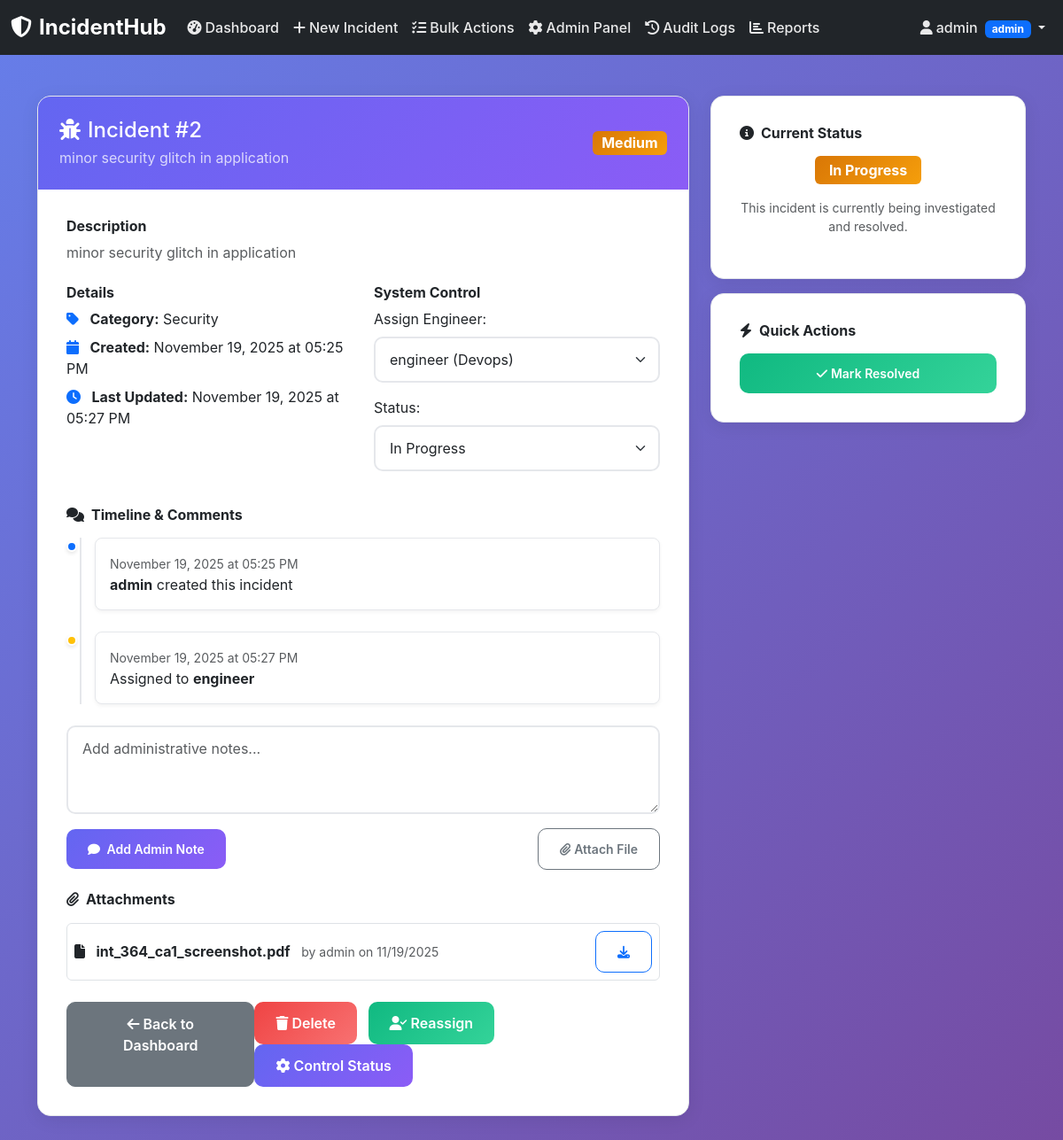
/incident/2 (signed in), run on the app's committed database.
### app.py (models this page shows, shortened)
class Incident(db.Model):
    id = db.Column(db.Integer, primary_key=True)
    title = db.Column(db.String(200), nullable=False)
    description = db.Column(db.Text, nullable=False)
    priority = db.Column(db.String(20), nullable=False)  # low, medium, high, critical
    severity = db.Column(db.String(20), nullable=False)  # low, medium, high, critical
    status = db.Column(db.String(20), nullable=False, default='open')  # open, in_progress, resolved, closed
    category = db.Column(db.String(50), nullable=False)
    created_by = db.Column(db.Integer, db.ForeignKey('user.id'), nullable=False)
    assigned_to = db.Column(db.Integer, db.ForeignKey('user.id'))
    created_at = db.Column(db.DateTime, default=datetime.utcnow)
    updated_at = db.Column(db.DateTime, default=datetime.utcnow, onupdate=datetime.utcnow)
    resolved_at = db.Column(db.DateTime)
    is_deleted = db.Column(db.Boolean, default=False)
    creator = db.relationship('User', foreign_keys=[created_by], backref='created_incidents')
    assignee = db.relationship('User', foreign_keys=[assigned_to], backref='assigned_incidents')

class User(db.Model):
    id = db.Column(db.Integer, primary_key=True)
    username = db.Column(db.String(80), unique=True, nullable=False)
    email = db.Column(db.String(120), unique=True, nullable=False)
    role = db.Column(db.String(20), nullable=False, default='reporter')  # admin, manager, engineer, reporter
    specialization = db.Column(db.String(50))  # devops, network, security, database, frontend, backend
    password_hash = db.Column(db.String(255), nullable=False)
    created_at = db.Column(db.DateTime, default=datetime.utcnow)
    is_active = db.Column(db.Boolean, default=True)
    permissions = db.Column(db.Text)  # JSON string of permissions

class Attachment(db.Model):
    id = db.Column(db.Integer, primary_key=True)
    incident_id = db.Column(db.Integer, db.ForeignKey('incident.id'), nullable=False)
    filename = db.Column(db.String(255), nullable=False)
    filepath = db.Column(db.String(500), nullable=False)
    uploaded_by = db.Column(db.Integer, db.ForeignKey('user.id'), nullable=False)
    uploaded_at = db.Column(db.DateTime, default=datetime.utcnow)
    file_size = db.Column(db.Integer)
    incident = db.relationship('Incident', backref='attachments')
    uploader = db.relationship('User', backref='uploads')

### app.py (the view)
@app.route('/incident/<int:id>')
@login_required
def view_incident(id):
    incident = Incident.query.filter_by(id=id, is_deleted=False).first_or_404()
    user = User.query.get(session['user_id'])
    if user.role == 'reporter' and incident.created_by != user.id:
        flash('Permission denied', 'error')
        return redirect(url_for('dashboard'))
    elif user.role == 'engineer' and incident.assigned_to != user.id and incident.created_by != user.id:
        flash('Permission denied', 'error')
        return redirect(url_for('dashboard'))
    users = User.query.filter_by(is_active=True).all()
    comments = Comment.query.filter_by(incident_id=id).order_by(Comment.created_at.asc()).all()
    work_logs = WorkLog.query.filter_by(incident_id=id).order_by(WorkLog.logged_at.desc()).all()
    attachments = Attachment.query.filter_by(incident_id=id).order_by(Attachment.uploaded_at.desc()).all()
    return render_template('incident_detail.html', incident=incident, users=users, comments=comments, work_logs=work_logs, attachments=attachments)

### templates/incident_detail.html (shortened to what this page needs)
{% extends "base.html" %}
{% block content %}
<div class="container">
    <div class="row">
        <div class="col-lg-8">
            <div class="content-card fade-in-up">
                <div class="content-header">
                    <div class="d-flex justify-content-between align-items-center">
                        <div>
                            <h4 class="mb-1">
                                <i class="fas fa-bug me-2"></i>Incident #{{ incident.id }}
                            </h4>
                            <p class="mb-0 opacity-75">{{ incident.title }}</p>
                        </div>
                        <span class="badge severity-{{ incident.severity }} fs-6">
                            {{ incident.severity.title() }}
                        </span>
                    </div>
                </div>
                <div class="content-body">
                    <div class="mb-4">
                        <h6 class="fw-bold mb-2">Description</h6>
                        <p class="text-muted">{{ incident.description }}</p>
                    </div>
                    <div class="row mb-4">
                        <div class="col-md-6">
                            <h6 class="fw-bold mb-2">Details</h6>
                            <ul class="list-unstyled">
                                <li class="mb-2">
                                    <i class="fas fa-tag me-2 text-primary"></i>
                                    <strong>Category:</strong> {{ incident.category.title() }}
                                </li>
                                <li class="mb-2">
                                    <i class="fas fa-calendar me-2 text-primary"></i>
                                    <strong>Created:</strong> {{ incident.created_at.strftime('%B %d, %Y at %I:%M %p') }}
                                </li>
                                <li class="mb-2">
                                    <i class="fas fa-clock me-2 text-primary"></i>
                                    <strong>Last Updated:</strong> {{ incident.updated_at.strftime('%B %d, %Y at %I:%M %p') }}
                                </li>
                            </ul>
                        </div>
                        <div class="col-md-6">
                            <h6 class="fw-bold mb-2">
                                {% if session.role == 'admin' %}System Control
                                {% elif session.role == 'manager' %}Management
                                {% elif session.role == 'engineer' %}Work Progress
                                {% else %}Status{% endif %}
                            </h6>
                            {% if session.role in ['admin', 'manager'] %}
                            <div class="mb-3">
                                <label class="form-label">Assign Engineer:</label>
                                <select class="form-select" id="assignSelect">
                                    {% for user in users %}
                                    {% if user.role == 'engineer' %}
                                    <option value="{{ user.id }}" {% if incident.assigned_to == user.id %}selected{% endif %}>
                                        {{ user.username }} {% if user.specialization %}({{ user.specialization.title() }}){% endif %}
                                    </option>
                                    {% endif %}
                                    {% endfor %}
                                </select>
                            </div>
                            {% endif %}
                            <div class="mb-3">
                                <label class="form-label">Status:</label>
                                {% if session.role == 'engineer' %}
                                <select class="form-select" id="statusSelect">
                                    <option value="in_progress" {% if incident.status == 'in_progress' %}selected{% endif %}>In Progress</option>
                                    <option value="resolved" {% if incident.status == 'resolved' %}selected{% endif %}>Resolved</option>
                                </select>
                                {% elif session.role in ['admin', 'manager'] %}
                                <select class="form-select" id="statusSelect">
                                    <option value="in_progress" {% if incident.status == 'in_progress' %}selected{% endif %}>In Progress</option>
                                </select>
                                {% else %}
                                <input type="text" class="form-control" value="{{ incident.status.replace('_', ' ').title() }}" readonly>
                                {% endif %}
                            </div>
                        </div>
                    </div>
                    <div class="mb-4">
                        <h6 class="fw-bold mb-3">
                            <i class="fas fa-comments me-2"></i>Timeline & Comments
                        </h6>
                        <div class="timeline mb-4">
                            <div class="timeline-item">
                                <div class="timeline-marker bg-primary"></div>
                                <div class="timeline-content">
                                    <small class="text-muted">{{ incident.created_at.strftime('%B %d, %Y at %I:%M %p') }}</small>
                                    <p class="mb-0"><strong>{{ incident.creator.username }}</strong> created this incident</p>
                                </div>
                            </div>
                            {% if incident.assigned_to %}
                            <div class="timeline-item">
                                <div class="timeline-marker bg-warning"></div>
                                <div class="timeline-content">
                                    <small class="text-muted">{{ incident.updated_at.strftime('%B %d, %Y at %I:%M %p') }}</small>
                                    <p class="mb-0">Assigned to <strong>{{ incident.assignee.username }}</strong></p>
                                </div>
                            </div>
                            {% endif %}
                        </div>
                        {% if session.role != 'reporter' or incident.created_by == session.user_id %}
                        <form method="POST" action="{{ url_for('add_comment', id=incident.id) }}" class="mt-3">
                            <div class="mb-3">
                                <textarea class="form-control" name="content" rows="3"
                                    placeholder="{% if session.role == 'engineer' %}Add progress update or resolution notes...
                                    {% elif session.role == 'manager' %}Add management notes or instructions...
                                    {% elif session.role == 'admin' %}Add administrative notes...
                                    {% else %}Add additional information...{% endif %}" required></textarea>
                            </div>
                            <div class="d-flex justify-content-between align-items-center">
                                <div>
                                    <button type="submit" class="btn btn-primary btn-sm">
                                        <i class="fas fa-comment me-1"></i>
                                        {% if session.role == 'engineer' %}Update Progress
                                        {% elif session.role == 'manager' %}Add Note
                                        {% elif session.role == 'admin' %}Add Admin Note
                                        {% else %}Add Comment{% endif %}
                                    </button>
                                </div>
                                <div>
                                    <button type="button" class="btn btn-outline-secondary btn-sm" data-bs-toggle="modal" data-bs-target="#uploadModal">
                                        <i class="fas fa-paperclip me-1"></i>Attach File
                                    </button>
                                </div>
                            </div>
                        </form>
                        {% endif %}
                        {% if attachments %}
                        <div class="mt-4">
                            <h6 class="fw-bold mb-3">
                                <i class="fas fa-paperclip me-2"></i>Attachments
                            </h6>
                            {% for attachment in attachments %}
                            <div class="d-flex justify-content-between align-items-center mb-2 p-2 border rounded">
                                <div>
                                    <i class="fas fa-file me-2"></i>
                                    <strong>{{ attachment.filename }}</strong>
                                    <small class="text-muted ms-2">by {{ attachment.uploader.username }} on {{ attachment.uploaded_at.strftime('%m/%d/%Y') }}</small>
                                </div>
                                <a href="{{ url_for('download_attachment', attachment_id=attachment.id) }}" class="btn btn-sm btn-outline-primary">
                                    <i class="fas fa-download"></i>
                                </a>
                            </div>
                            {% endfor %}
                        </div>
                        {% endif %}
                    </div>
                    <div class="d-flex justify-content-between">
                        <a href="{{ url_for('dashboard') }}" class="btn btn-secondary">
                            <i class="fas fa-arrow-left me-1"></i>Back to Dashboard
                        </a>
                        <div>
                            {% if session.role == 'admin' %}
                            <button class="btn btn-danger me-2" onclick="deleteIncident()">
                                <i class="fas fa-trash me-1"></i>Delete
                            </button>
                            <button class="btn btn-success me-2" onclick="updateAssignment()">
                                <i class="fas fa-user-check me-1"></i>Reassign
                            </button>
                            <button class="btn btn-primary" onclick="updateStatus()">
                                <i class="fas fa-cog me-1"></i>Control Status
                            </button>
                            {% endif %}
                        </div>
                    </div>
                </div>
            </div>
        </div>
        <div class="col-lg-4">
            <div class="content-card fade-in-up" style="animation-delay: 0.1s">
                <div class="content-body">
                    <h6 class="fw-bold mb-3">
                        <i class="fas fa-info-circle me-2"></i>Current Status
                    </h6>
                    <div class="text-center">
                        <div class="mb-3">
                            <span class="badge status-{{ incident.status }} fs-6 px-3 py-2">
                                {{ incident.status.replace('_', ' ').title() }}
                            </span>
                        </div>
                        {% if incident.status == 'open' %}
                        <p class="text-muted small">This incident is waiting to be assigned and worked on.</p>
                        {% elif incident.status == 'in_progress' %}
                        <p class="text-muted small">This incident is currently being investigated and resolved.</p>
                        {% elif incident.status == 'resolved' %}
                        <p class="text-muted small">This incident has been resolved and is awaiting verification.</p>
                        {% elif incident.status == 'closed' %}
                        <p class="text-muted small">This incident has been closed and is considered complete.</p>
                        {% endif %}
                    </div>
                </div>
            </div>
            <div class="content-card mt-3 fade-in-up" style="animation-delay: 0.2s">
                <div class="content-body">
                    <h6 class="fw-bold mb-3">
                        <i class="fas fa-bolt me-2"></i>Quick Actions
                    </h6>
                    <div class="d-grid gap-2">
                        {% if incident.status == 'in_progress' %}
                        <button class="btn btn-success btn-sm" onclick="quickStatusUpdate('resolved')">
                            <i class="fas fa-check me-1"></i>Mark Resolved
                        </button>
                        {% endif %}
                    </div>
                </div>
            </div>
        </div>
    </div>
</div>
{% endblock %}

### data on the page
Incident: id "2", title "minor security glitch in application", severity "Medium", description "minor security glitch in application", category "Security", created_at "November 19, 2025 at 05:25 PM", updated_at "November 19, 2025 at 05:27 PM", assigned_to.username "engineer (Devops)", status "In Progress", status.replace "In Progress"
User: creator.username "admin"
User: assignee.username "engineer"
Attachment: filename "int_364_ca1_screenshot.pdf", uploader.username "admin", uploaded_at "11/19/2025"

### other printed values
{{ session.username }} "admin"
{{ session.role }} "admin"
